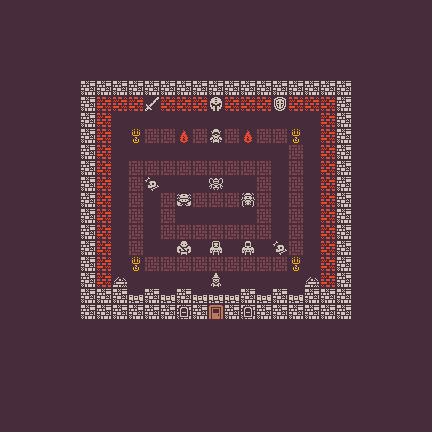

Below is a game level as drawn by its tile map, then a one-line description and the .tmx that defines it (tile-layer data replaced by summaries):
An orthogonal 27x27 tile map with 16x16 px tiles, 1 tile layer (Warstwa Kafelków 1).

<map version="1.2" tiledversion="1.2.4" orientation="orthogonal" renderorder="right-up" width="27" height="27" tilewidth="16" tileheight="16" infinite="0" nextlayerid="2" nextobjectid="1">
 <tileset firstgid="1" source="tileset_colored.tsx" />
 <layer id="1" name="Warstwa Kafelków 1" width="27" height="27">
  <data>[729 cells, 729 non-empty, 22 distinct tile ids]</data>
 </layer>
</map>
